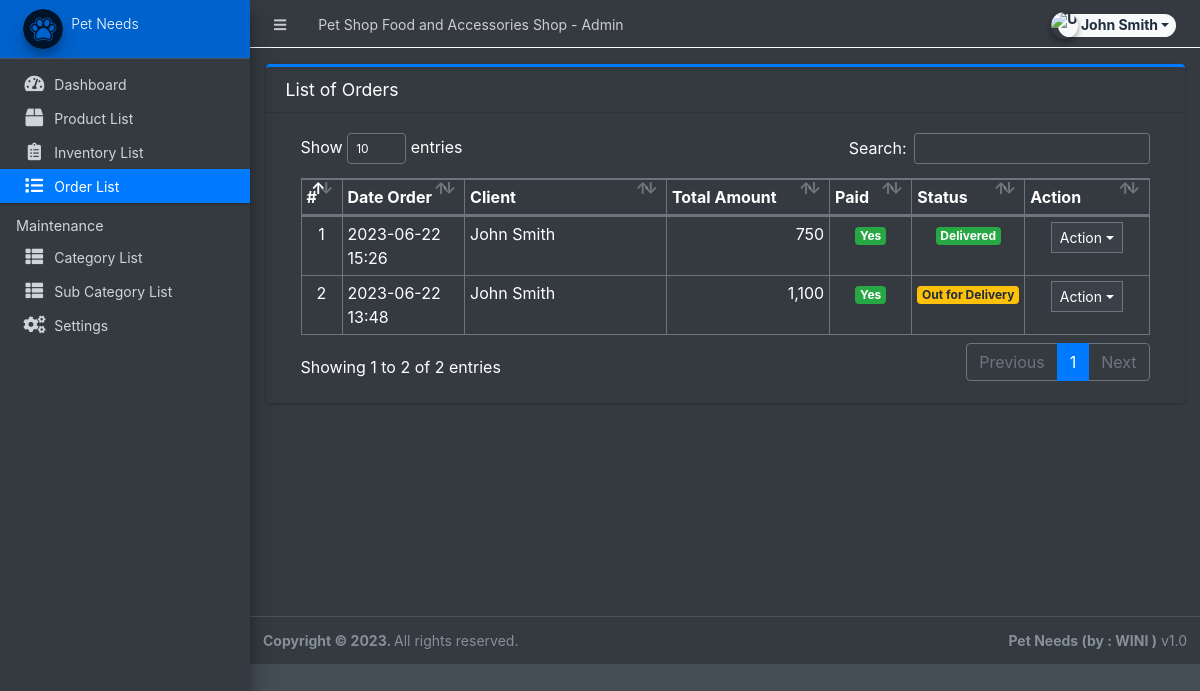
Page /admin/?page=orders (signed in) on the committed database.
### tables this page shows
CREATE TABLE `orders` (
  `id` int(30) NOT NULL,
  `client_id` int(30) NOT NULL,
  `delivery_address` text NOT NULL,
  `payment_method` varchar(100) NOT NULL,
  `amount` double NOT NULL,
  `status` tinyint(2) NOT NULL DEFAULT 0,
  `paid` tinyint(1) NOT NULL DEFAULT 0,
  `date_created` datetime NOT NULL DEFAULT current_timestamp(),
  `date_updated` datetime DEFAULT NULL ON UPDATE current_timestamp()
);

### admin/orders/index.php (the view, shortened to what this page needs)
<div class="card card-outline card-primary">
	<div class="card-header">
		<h3 class="card-title">List of Orders</h3>
	</div>
	<div class="card-body">
		<div class="container-fluid">
        <div class="container-fluid">
			<table class="table table-bordered table-stripped">
				<colgroup>
					<col width="5%">
					<col width="15%">
					<col width="25%">
					<col width="20%">
					<col width="10%">
					<col width="10%">
					<col width="15%">
				</colgroup>
				<thead>
					<tr>
						<th>#</th>
						<th>Date Order</th>
						<th>Client</th>
						<th>Total Amount</th>
						<th>Paid</th>
						<th>Status</th>
						<th>Action</th>
					</tr>
				</thead>
				<tbody>
					<?php
					$i = 1;
						$qry = $conn->query("SELECT o.*,concat(c.firstname,' ',c.lastname) as client from `orders` o inner join clients c on c.id = o.client_id order by unix_timestamp(o.date_created) desc ");
						while($row = $qry->fetch_assoc()):
					?>
						<tr>
							<td class="text-center"><?php echo $i++; ?></td>
							<td><?php echo date("Y-m-d H:i",strtotime($row['date_created'])) ?></td>
							<td><?php echo $row['client'] ?></td>
							<td class="text-right"><?php echo number_format($row['amount']) ?></td>
							<td class="text-center">
                                <?php if($row['paid'] == 0): ?>
                                    <span class="badge badge-light">No</span>
                                <?php else: ?>
                                    <span class="badge badge-success">Yes</span>
                                <?php endif; ?>
                            </td>
							<td class="text-center">
                                <?php if($row['status'] == 0): ?>
                                    <span class="badge badge-light">Pending</span>
                                <?php elseif($row['status'] == 1): ?>
                                    <span class="badge badge-primary">Packed</span>
								<?php elseif($row['status'] == 2): ?>
                                    <span class="badge badge-warning">Out for Delivery</span>
								<?php elseif($row['status'] == 3): ?>
                                    <span class="badge badge-success">Delivered</span>
                                <?php else: ?>
                                    <span class="badge badge-danger">Cancelled</span>
                                <?php endif; ?>
                            </td>
							<td align="center">
								 <button type="button" class="btn btn-flat btn-default btn-sm dropdown-toggle dropdown-icon" data-toggle="dropdown">
				                  		Action
				                  </button>
							</td>
						</tr>
					<?php endwhile; ?>
				</tbody>
			</table>
		</div>
		</div>
	</div>
</div>

### rows in the picture
orders: date_created "2023-06-22 15:26", client "John Smith", amount "750", paid "Yes", status "Delivered"
orders: date_created "2023-06-22 13:48", client "John Smith", amount "1,100", paid "Yes", status "Out for Delivery"

### other values in the picture
$_settings->info('name') "Pet Shop Food and Accessories Shop"
$_settings->userdata('firstname').' '.$_settings->userdata('lastname') "John Smith"
$_settings->info('short_name') "Pet Needs"
